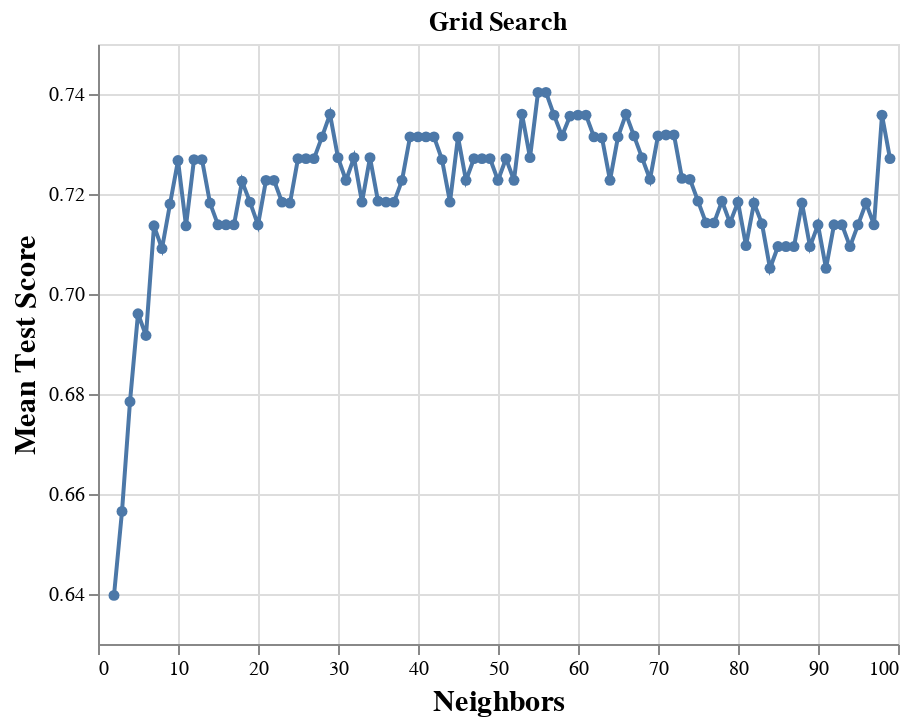

This figure's notebook cell:
### Markdown cell above
Next, we create a line plot that will help us decide which value of k to choose.

### Code cell
accuracy_versus_k_grid = (
    alt.Chart(accuracies_grid, title="Grid Search")
    .mark_line(point=True)
    .encode(
        x=alt.X(
            "param_kneighborsclassifier__n_neighbors",
            title="Neighbors",
            scale=alt.Scale(zero=False),
        ),
        y=alt.Y(
            "mean_test_score", 
            title="Mean Test Score", 
            scale=alt.Scale(zero=False)
        ),
    )
    .configure_axis(labelFontSize=10, titleFontSize=15)
    .properties(width=400, height=300)
)

accuracy_versus_k_grid
